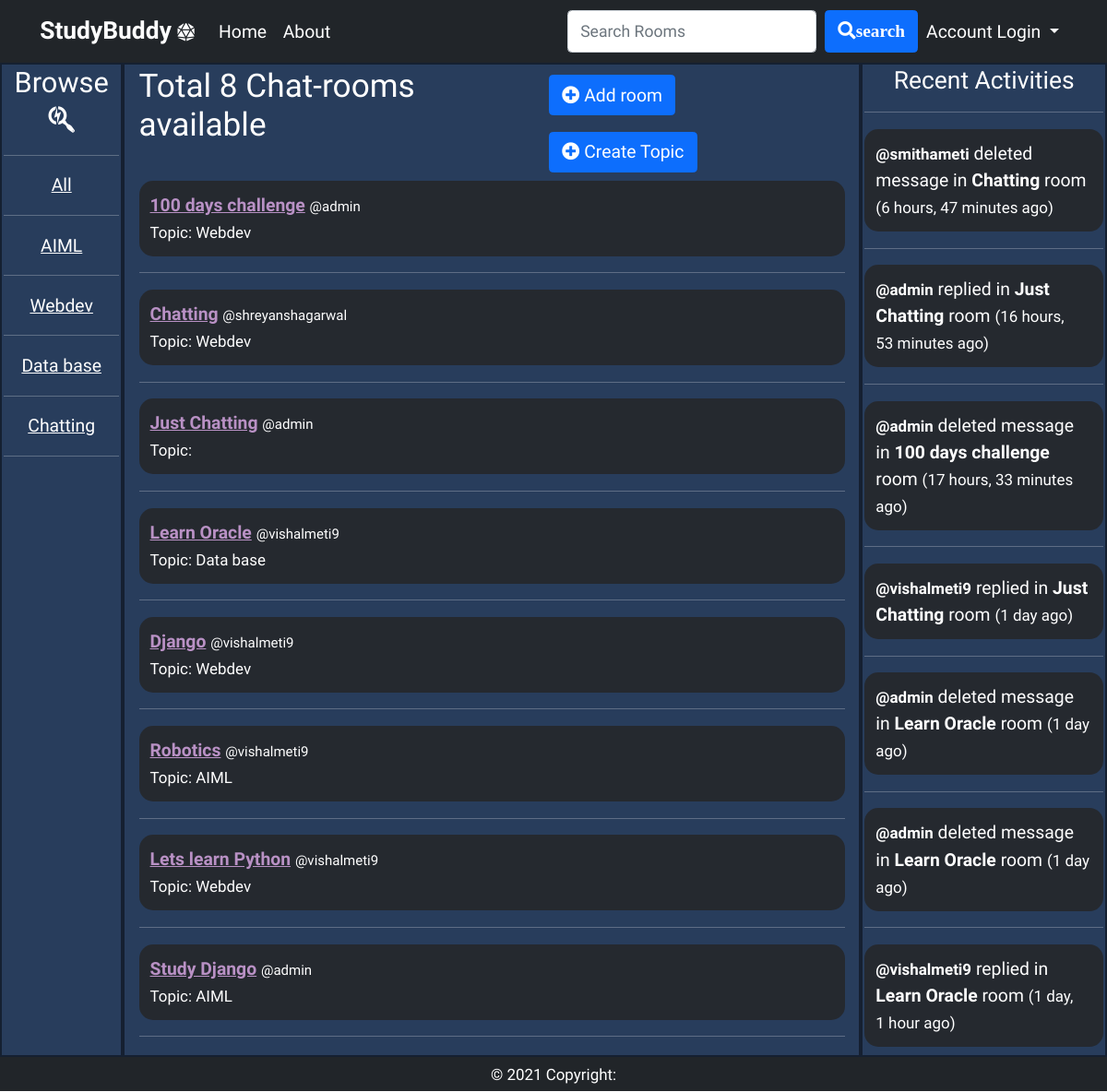
The page / on the database its author committed.
### base/models.py (models this page shows, shortened)
class Topic(models.Model):
    name=models.CharField(max_length=200)
    def __str__(self):
        return self.name

class Room(models.Model):
    host=models.ForeignKey(User, on_delete=models.SET_NULL,null=True,blank=True)
    topic=models.ForeignKey(Topic, on_delete=models.SET_NULL,null=True)
    name=models.CharField(max_length=200)
    participants=models.ManyToManyField(User,related_name='participants',blank=True) #as user is already used for the host.. we have to specify the related name here in order to use it again
    desc=models.TextField(blank=True,null=True)#null=True means this value can be blank blank=true is for validation in the form... it is for the frontend
    updated=models.DateTimeField(auto_now=True)
    created=models.DateTimeField(auto_now_add=True)
    class Meta:
        ordering=['-updated','-created']
    def __str__(self):
        return self.name

class Message(models.Model):
    user= models.ForeignKey(User, on_delete=models.CASCADE)
    room=models.ForeignKey(Room, on_delete=models.CASCADE)
    body=models.TextField()
    updated=models.DateTimeField(auto_now=True)
    created=models.DateTimeField(auto_now_add=True)

### base/views.py (the view)
# urls.py: path('', views.home,name='home'),
def home(request):
    if request.GET.get('q'):
        q=request.GET.get('q')
        query=Room.objects.filter(Q(topic__name__icontains=q) | Q(name__icontains=q) | Q(desc__icontains=q) )
    else:
        query=Room.objects.all()[0:10]
    roomCount=Room.objects.all().count()
    topics=Topic.objects.all().order_by('id')
    if request.GET.get('q'):
        recentMsg=Message.objects.filter(Q(room__topic__name__icontains=q)).order_by('-created')[0:7]
    else:
        recentMsg=Message.objects.all().order_by('-created')[0:15]
    temp={'contexts':query,'topics':topics,'roomCount':roomCount,'recentMsg':recentMsg}
    return render(request,'base/home.html',temp)

### templates/base/home.html (shortened to what this page needs)
{% extends 'root.html' %}
{% block body %}
<div class="home ">
<div class='home-left'>
    <h3 class=" browse text-center">Browse <i class="fab fa-searchengin" style="font-size: 1.8rem; padding-top: 5px;"></i> </h3>
    <hr>
    <ul>
        <li><a href="{% url 'home' %}">All</a></li>
        <hr>
    {% for topic in topics %}
        <li  ><a href="{% url 'home' %}?q={{topic.name}}">{{topic}}</a></li>
        <hr>
    {% endfor %}
</ul>
</div>
<div class=" home-mid">
    <div class="container d-flex justify-content-between">
    <div>
    <h2 class="pc" >Total {{roomCount }} Chat-rooms available</h2>
        </div>
    <div class="add">
        <button class='btn btn-primary m-2'><a class="add1" href="{% url 'createRoom' %}"><i class="fas fa-plus-circle"></i> Add room</a></button>
        <button class='btn btn-primary m-2'><a class="add2" href="{% url 'createTopic' %}"><i class="fas fa-plus-circle"></i> Create Topic</a></button>
    </div>
</div>
<div class="container ">
    {% if contexts %}
    {% for i in contexts %}
<div class="rooms">
    <div>
        <b><a href="{% url 'room' i.id %}"> <u class="ownerName"> {{i.name}}</u> </a></b>
    <span style="font-size: 15px;">@{{i.host.username}} <br></span>
<small>Topic: {{i.topic.name}}</small>
    </div>
</div>
<hr>
{% endfor %}
    {% else %}
    <p>No rooms available</p>
    {% endif %}
</div>
</div>
<div class="home-right">
    <h4 class="rec text-center" >Recent Activities</h4>
    <hr>
    {% if recentMsg %}
    {% for i in recentMsg %}
        <div class="rec-block">
            <a href="{% url 'room' i.room.id %}" style="text-decoration: none;">
                {% if i.body != '*** This message was deleted ***' %}
                <b><small>@{{i.user}}</small></b> replied in <b>{{i.room}}</b> room
                {% else %}
                <b><small>@{{i.user}}</small></b> deleted message in <b>{{i.room}}</b> room
                {% endif %}
            <small>({{i.created|timesince}} ago)</small>
            </a>
        </div>
        <hr>
    {% endfor %}
    {% else %}
    <p>No recent activities</p>
    {% endif %}
</div>
</div>
{% endblock %}

### templates/root.html (shortened to what this page needs)
<!DOCTYPE html>
<html lang="en">
  <head>
    <link
      href="https://cdn.jsdelivr.net/npm/bootstrap@5.1.3/dist/css/bootstrap.min.css"
      rel="stylesheet"
    />
    <link rel="stylesheet" href="https://use.fontawesome.com/releases/v5.15.4/css/all.css">
  </head>
  <body>
    <div class='root'>
      {% include 'navbar.html' %}
     {% block body %}
     {% endblock %}
     <div class="footer bg-dark text-center p-1">
       <small>© 2021 Copyright:</small>
     </div>
    </div>
  </body>
</html>

### templates/navbar.html (shortened to what this page needs)
<nav class="navbar navbar-expand-lg navbar-dark bg-dark">
  <div class="container">
    <a class="navbar-brand" href="{% url 'home' %}"><b class="logo">StudyBuddy <i class="fas fa-dice-d20"></i> </b></a>
    <div class="collapse navbar-collapse" id="navbarSupportedContent">
      <ul class="navbar-nav me-auto mb-2 mb-lg-0">
        <li class="nav-item">
          <a class="nav-link active" aria-current="page" href="{% url 'home' %}">Home</a>
        </li>
        <li class="nav-item">
          <a class="nav-link active" href="{% url 'about' %}">About</a>
        </li>
      </ul>
      <div class="navright">
        <form class="d-flex" action="{% url 'home' %}">
          <input class="form-control me-2" type="search" type="text" name="q" placeholder="Search Rooms" aria-label="Search">
          <button class="btn btn-primary" type="submit"> <i class="fas fa-search">search</i> </button>
        </form>
        <ul class="navbar-nav me-auto mb-2 mb-lg-0">
          <li class="nav-item dropdown">
            <a class="nav-link dropdown-toggle active" href="#" id="navbarDropdown" role="button" data-bs-toggle="dropdown" aria-expanded="false">
              {% if request.user.is_authenticated %}
              <i class="fas fa-user-circle"></i> &nbsp;{{request.user|capfirst}}
              {% else %}
              Account Login
              {% endif %}
            </a>
          </li>
        </ul>
    </div>
    </div>
  </div>
</nav>

### templates/root.html (style rules this page uses)
* { font-family: 'Varela Round', sans-serif; }
.root { background-color: rgba(26, 47, 85, 0.965); color: white; }
a:link { color: white; background-color: transparent; text-decoration: none; }

### templates/navbar.html (style rules this page uses)
.logo { font-family: 'Lobster', cursive; font-size: 1.5rem; }
.navright { display: flex; }

### templates/base/home.html (style rules this page uses)
* { font-size: 1.1rem; }
.home { display:grid; grid-template-columns:0.5fr 3fr 1fr; height: 91vh; background-color: rgb(60, 83, 102); color: white; }
.home-left { height: 91vh; font-size: 2rem; }
.home-left ul { display: flex; flex-direction: column; justify-content: space-between; list-style-type: none; text-decoration: underline; padding-left: 0px; text-align: center; }
.home-mid h2,.rec,.browse { font-family: 'Righteous', cursive; }
.home-left,.home-mid,.home-right { overflow-y: scroll; height: 100%; padding: 2px; }
.home-right ,.home-mid ,.home-left { border: 2px solid rgba(0, 0, 0, 0.472); }
.home-right,.home-mid,.home-left { background-color: rgba(34, 54, 90, 0.74); }
.ownerName { color:rgb(185, 145, 197) }
.rec-block,.rooms { background-color: rgba(38, 39, 41, 0.863); border-radius: 15px; padding: 12px; }
.rooms { display: flex; flex-direction: row; justify-content: space-between; }

### rows shown on the page
Topic: name "AIML"
Topic: name "Webdev"
Topic: name "Data base"
Topic: name "Chatting"
Room: name "100 days challenge", host.username "admin", topic.name "Webdev"
Room: name "Chatting", host.username "shreyanshagarwal", topic.name "Webdev"
Room: name "Just Chatting", host.username "admin"
Room: name "Learn Oracle", host.username "vishalmeti9", topic.name "Data base"
Room: name "Django", host.username "vishalmeti9", topic.name "Webdev"
Room: name "Robotics", host.username "vishalmeti9", topic.name "AIML"
Room: name "Lets learn Python", host.username "vishalmeti9", topic.name "Webdev"
Room: name "Study Django", host.username "admin", topic.name "AIML"
Message: user "smithameti", room "Chatting", created "6 hours, 47 minutes"
Message: user "admin", room "Just Chatting", created "16 hours, 53 minutes"
Message: user "admin", room "100 days challenge", created "17 hours, 33 minutes"
Message: user "vishalmeti9", room "Just Chatting", created "1 day"
Message: user "admin", room "Learn Oracle", created "1 day"
Message: user "admin", room "Learn Oracle", created "1 day"
Message: user "vishalmeti9", room "Learn Oracle", created "1 day, 1 hour"

### other values the page prints
{{ roomCount }} "8"
